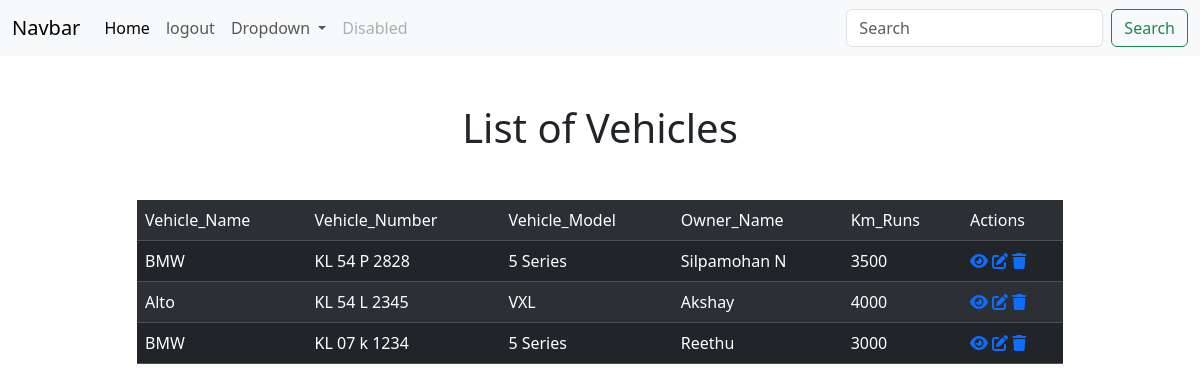
/vehicle/all, run on the app's committed database.
### sale/models.py (models this page shows, shortened)
class Vehicles(models.Model):
    vehicle_name=models.CharField(max_length=200)
    vehicle_number=models.CharField(max_length=200)
    vehicle_model=models.CharField(max_length=200,null=True)
    owner_name=models.CharField(max_length=200)
    km_runs=models.PositiveIntegerField()
    image=models.ImageField(upload_to="images",null=True)

### sale/views.py (the view)
# urls.py: path('vehicle/all',VehiclesListView.as_view(),name="vehicle-list"),
class VehiclesListView(View):
    def get(self,request,*args,**kwargs):
        qs=Vehicles.objects.all()
        return render(request,'vehicle_list.html',{'vehicles':qs})

### sale/templates/vehicle_list.html (shortened to what this page needs)
{%extends 'base.html'%}
{%block body_block%}
<h1 class="text text-center mt-5">List of Vehicles</h1>
<div class="container mt-5">
    <div class="row">
        <div class="col-1"></div>
        <div class="col-10">
            <table class="table table-striped table-dark p-3">
                <tr>
                    <td>Vehicle_Name</td>
                    <td>Vehicle_Number</td>
                    <td>Vehicle_Model</td>
                    <td>Owner_Name</td>
                    <td>Km_Runs</td>
                    <td>Actions</td>
                </tr>
                {%for vehicle in vehicles%}
                    <tr>
                        <td>{{vehicle.vehicle_name}}</td>
                        <td>{{vehicle.vehicle_number}}</td>
                        <td>{{vehicle.vehicle_model}}</td>
                        <td>{{vehicle.owner_name}}</td>
                        <td>{{vehicle.km_runs}}</td>
                        <td>
                            <a href="{%url 'vehicle-detail' vehicle.id%}"><i class="fa-solid fa-eye"></i></a>
                            <a href="{%url 'vehicle-edit' vehicle.id%}"><i class="fa-solid fa-pen-to-square"></i></a>
                            <a href="{%url 'vehicle-remove' vehicle.id%}"><i class="fa-solid fa-trash"></i></a>
                        </td>
                    </tr>
                {%endfor%}
            </table>
        </div>
        <div class="col-1"></div>
    </div>
</div>
{%endblock%}

### sale/templates/base.html (shortened to what this page needs)
<!DOCTYPE html>
<html lang="en">
<head>
    <link href="https://cdn.jsdelivr.net/npm/bootstrap@5.3.2/dist/css/bootstrap.min.css" rel="stylesheet">
    <link rel="stylesheet" href="https://cdnjs.cloudflare.com/ajax/libs/font-awesome/6.4.2/css/all.min.css" />
</head>
<body>
    <nav class="navbar navbar-expand-lg bg-body-tertiary">
        <div class="container-fluid">
          <a class="navbar-brand" href="#">Navbar</a>
          <div class="collapse navbar-collapse" id="navbarSupportedContent">
            <ul class="navbar-nav me-auto mb-2 mb-lg-0">
              <li class="nav-item">
                <a class="nav-link active" aria-current="page" href="#">Home</a>
              </li>
              <li class="nav-item">
                <a class="nav-link" href="{%url 'signout'%}">logout</a>
              </li>
              <li class="nav-item dropdown">
                <a class="nav-link dropdown-toggle" href="#" role="button" data-bs-toggle="dropdown" aria-expanded="false">
                  Dropdown
                </a>
              </li>
              <li class="nav-item">
                <a class="nav-link disabled" aria-disabled="true">Disabled</a>
              </li>
            </ul>
            <form class="d-flex" role="search">
              <input class="form-control me-2" type="search" placeholder="Search" aria-label="Search">
              <button class="btn btn-outline-success" type="submit">Search</button>
            </form>
          </div>
        </div>
      </nav>
      {%block body_block%}
      {%endblock%}
</body>
</html>

### data on the page
Vehicles: vehicle_name "BMW", vehicle_number "KL 54 P 2828", vehicle_model "5 Series", owner_name "Silpamohan N", km_runs "3500"
Vehicles: vehicle_name "Alto", vehicle_number "KL 54 L 2345", vehicle_model "VXL", owner_name "Akshay", km_runs "4000"
Vehicles: vehicle_name "BMW", vehicle_number "KL 07 k 1234", vehicle_model "5 Series", owner_name "Reethu", km_runs "3000"
